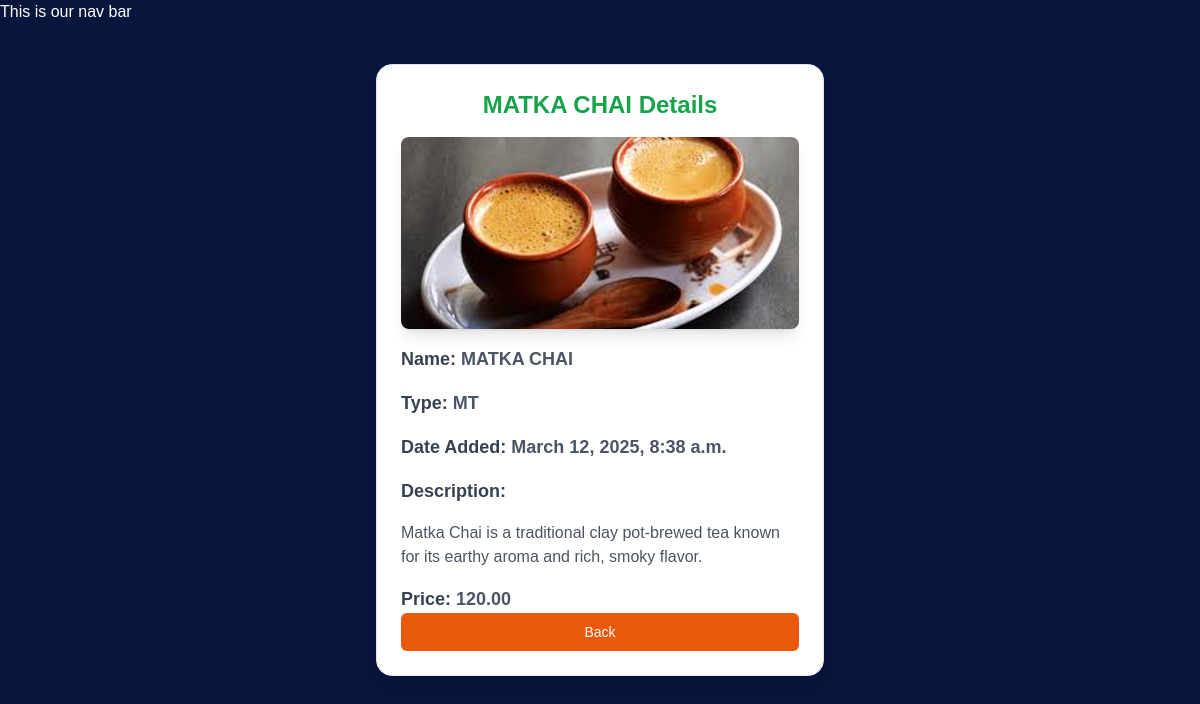
The page /chai/4/ on the database its author committed.
### chai/models.py (models this page shows, shortened)
class ChaiVarity(models.Model):
    CHAI_TYPE_CHOICE = [
        ('ML', 'MASALA'),
        ('GR', 'GINGER'),
        ('KL', 'KIWI'),
        ('PL', 'PLAIN'),
        ('EL', 'ELAICHI'),
        ('GT', 'GREEN TEA'),
        ('WC', 'WHITE COFFIE'),
        ('MT', 'MATKA CHAI'),
        ('TD', 'TANDOORI CHAI'),
    ]
    name = models.CharField(max_length=100)
    image = models.ImageField(upload_to='chais/')
    date_added = models.DateTimeField(default=timezone.now)
    type = models.CharField(max_length=2, choices=CHAI_TYPE_CHOICE)
    description = models.TextField(default='')
    price = models.DecimalField(max_digits=5, decimal_places=2, default=50.00)

### chai/views.py (the view)
# urls.py: path('<int:chai_id>/',views.chai_detail, name='chai_detail'), # /chai/<int>
def chai_detail(request, chai_id):
    chai = get_object_or_404(ChaiVarity, pk = chai_id)
    return render(request, 'chai/chai_detail.html', {'chai' : chai})

### chai/templates/chai/chai_detail.html (shortened to what this page needs)
{% extends "layout.html" %}
{% block content %}
<div class="max-w-md mx-auto bg-white shadow-lg rounded-2xl overflow-hidden border border-gray-200 p-6 mt-10">
    <h2 class="text-2xl font-bold text-center text-green-600 mb-4">{{chai.name}} Details</h2>
    <div class="space-y-4">
        <img class="rounded-lg shadow-lg w-full h-48 object-cover" src="{{ chai.image.url }}" alt="Chai Image">
        <p class="text-lg font-semibold text-gray-700">Name: <span class="text-gray-600">{{chai.name}}</span></p>
        <p class="text-lg font-semibold text-gray-700">Type: <span class="text-gray-600">{{chai.type}}</span></p>
        <p class="text-lg font-semibold text-gray-700">Date Added: <span class="text-gray-600">{{chai.date_added}}</span></p>
        <p class="text-lg font-semibold text-gray-700">Description:</p>
        <p class="text-gray-600">{{chai.description}}</p>
        <p class="text-lg font-semibold text-gray-700">Price: <span class="text-gray-600">{{chai.price}}</span></p>
    </div>
    <a href="{% url 'all_chai' %}">
        <button
        type="button"
        class="inline-flex w-[100%] items-center justify-center px-4 py-2 border border-transparent text-sm font-medium rounded-md text-white bg-orange-600  hover:bg-orange-700 focus:outline-none focus:ring-2 focus:ring-offset-2 focus:ring-orange-500">Back</button>
    </a>
</div>
{% endblock %}

### static/css/style.css (style rules this page uses)
body { background-color: #08153d; font-family: Arial, sans-serif; color: #fff; }
h1,h2 { text-align: center; font-size: 2em; }

### rows shown on the page
ChaiVarity: name "MATKA CHAI", image (picture), type "MT", date_added "March 12, 2025, 8:38 a.m.", description "Matka Chai is a traditional clay pot-brewed tea known for its earthy aroma and rich, smoky flavor.", price "120.00"
